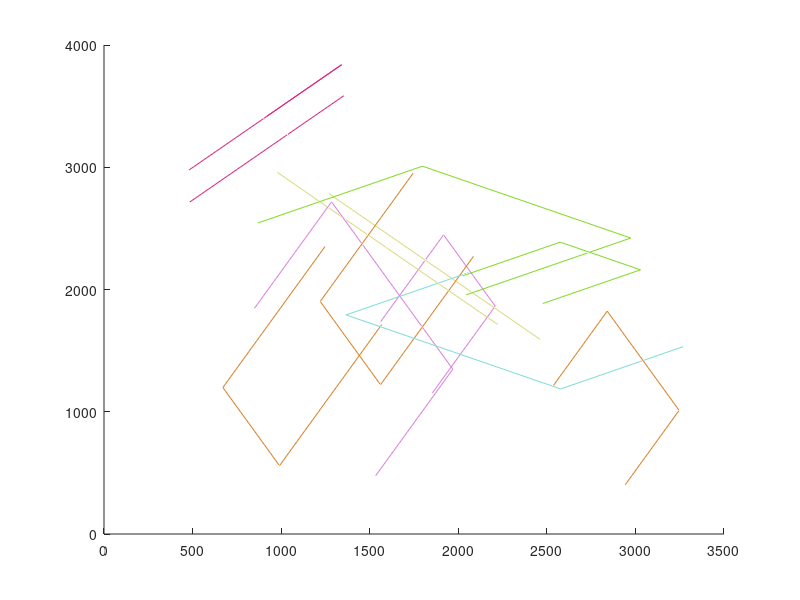

Reproduce this figure in MATLAB. (Note: this script raises an error after producing the figure.)
%function generateDipolarMicrostructure
clc
%close all
%clear all

%addpath('../Matlab/');

Burgers=0.2556e-9; % [m]

%[N,V,R]=thompson_tetrahedron(1);

R=2000;
H=6*R;
V=pi*R^2*H;

lMin=500;
lMax=R;

N =[-0.5774    0.5774   -0.5774    0.5774;
         0.5774   -0.5774   -0.5774    0.5774;
        -0.5774   -0.5774    0.5774    0.5774];


B=[0  1  1;
   0  1 -1;
   1  0  1;
   1  0 -1;
   1  1  0;
   1 -1  0];

totalLength=0;
density=totalLength/V/Burgers^2;
k=1;

figure(1)
hold on


while density<5e12
r=ceil(rand(1)*size(B,1));  % a random row into B

b=B(r,:)/norm(B(r,:));
Nc=[];
for n=1:size(N,2)
if abs(dot(b,N(:,n)))<0.001
Nc=[Nc N(:,n)];
end
end
if size(Nc,2)~=2
error('something went wrong')
end
d1=cross(b,Nc(:,1));
d2=cross(b,Nc(:,2));
r=rand(1)*R;    %
phi=rand(1)*2*pi;
z=(rand(1)-0.5)*H;
P1=[r*cos(phi) r*sin(phi) z]';
if dot(P1,d1)<0
    d1=-d1;
end
if dot(P1,d2)<0
    d2=-d2;
end
P(:,1)=P1+[R R H/2]';
u=rand(1);
a1=lMin*(1-u)+lMax*u;
u=rand(1);
a2=lMin*(1-u)+lMax*u;
P(:,2)=P(:,1)+a1*d1;
P(:,3)=P(:,2)+a2*d2;
P(:,4)=P(:,3)-a1*d1;
if (   norm(P([1 2],1)-[R R]')<R && P(3,1)>0 && P(3,1)<H ...
    && norm(P([1 2],2)-[R R]')<R && P(3,2)>0 && P(3,2)<H ...
    && norm(P([1 2],3)-[R R]')<R && P(3,3)>0 && P(3,3)<H ...
    && norm(P([1 2],4)-[R R]')<R && P(3,4)>0 && P(3,4)<H)
figure(1)
hold on
plot3(P(1,:),P(2,:),P(3,:),'color',[0.5 0.5 0.5]+b/2)

dipolarLoops{k}.b=b;
dipolarLoops{k}.P=P;
dipolarLoops{k}.L=2*(a1+a2);
totalLength=totalLength+dipolarLoops{k}.L;
density=totalLength/V/Burgers^2;
k=k+1;
end

end
density



file_V = fopen('V/V_0.txt','w');
file_E = fopen('E/E_0.txt','w');

nodeID=0;
nodeformat='%i %1.15e %1.15e %1.15e %1.15e %1.15e %1.15e %i \n';
linkformat='%i %i %1.15e %1.15e %1.15e %1.15e %1.15e %1.15e %i \n';

for k=1:length(dipolarLoops)
fprintf(file_V,nodeformat, [nodeID   dipolarLoops{k}.P(:,1)' zeros(1,3) 0]);
fprintf(file_V,nodeformat, [nodeID+1 dipolarLoops{k}.P(:,2)' zeros(1,3) 0]);
fprintf(file_V,nodeformat, [nodeID+2 dipolarLoops{k}.P(:,3)' zeros(1,3) 0]);
fprintf(file_V,nodeformat, [nodeID+3 dipolarLoops{k}.P(:,4)' zeros(1,3) 0]);

fprintf(file_E,linkformat, [nodeID   nodeID+1 dipolarLoops{k}.b zeros(1,3) 0]);
fprintf(file_E,linkformat, [nodeID+1 nodeID+2 dipolarLoops{k}.b zeros(1,3) 0]);
fprintf(file_E,linkformat, [nodeID+2 nodeID+3 dipolarLoops{k}.b zeros(1,3) 0]);
fprintf(file_E,linkformat, [nodeID+3 nodeID   dipolarLoops{k}.b zeros(1,3) 0]);

nodeID=nodeID+4;
end
fclose(file_V);
fclose(file_E);


